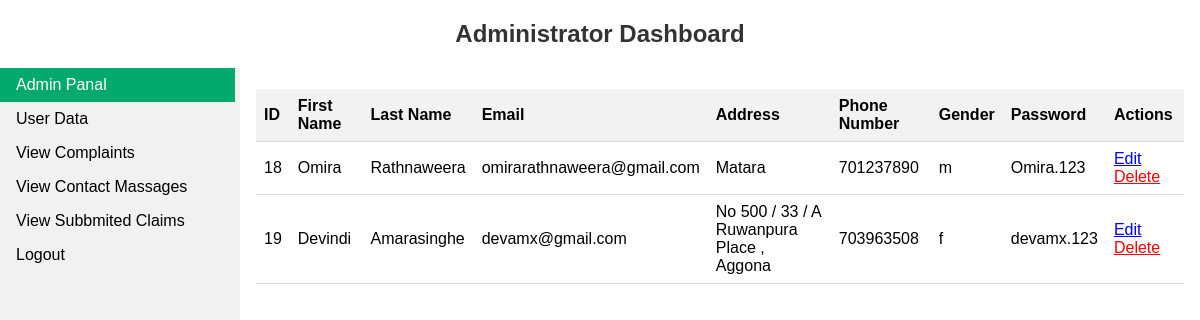
The app's page /admindashboard.php with its own data.
### tables this page shows
CREATE TABLE `users` (
  `id` int(11) NOT NULL,
  `first_name` varchar(50) NOT NULL,
  `last_name` varchar(50) NOT NULL,
  `email` varchar(75) NOT NULL,
  `address` text NOT NULL,
  `phone_number` bigint(10) NOT NULL,
  `gender` enum('m','f') NOT NULL,
  `password` varchar(20) NOT NULL
);

### admindashboard.php (the view, shortened to what this page needs)
<?php
include("con_db.php");
$query = "SELECT * FROM users";
$result = mysqli_query($con, $query);
if (mysqli_num_rows($result) > 0) {
    ?>
    <!DOCTYPE html>
    <html>
    <head>
        <link rel="stylesheet" href="css/admindashboard.css" type="text/css">
    </head>
    <body>
    <h2 style="text-align:center;">Administrator Dashboard</h2>
    <ul>
        <li><a class="active" href="#home">Admin Panal</a></li>
        <li><a href="admindashboard.php">User Data</a></li>
        <li><a href="admin_complaints.php">View Complaints</a></li>
        <li><a href="admin_view_contact.php">View Contact Massages</a></li>
        <li><a href="admin_view_claims.php">View Subbmited Claims</a></li>
        <li><a href="logout.php" style="text-decoration: none;">Logout</a></li>
    </ul>
    <div style="margin-left:20%;padding:1px 16px;height:1000px;">
    <table>
        <tr>
            <th>ID</th>
            <th>First Name</th>
            <th>Last Name</th>
            <th>Email</th>
            <th>Address</th>
            <th>Phone Number</th>
            <th>Gender</th>
            <th>Password</th>
            <th>Actions</th>
        </tr>
        <?php
        while ($row = mysqli_fetch_assoc($result)) {
            ?>
            <tr>
                <td><?php echo $row['id']; ?></td>
                <td><?php echo $row['first_name']; ?></td>
                <td><?php echo $row['last_name']; ?></td>
                <td><?php echo $row['email']; ?></td>
                <td><?php echo $row['address']; ?></td>
                <td><?php echo $row['phone_number']; ?></td>
                <td><?php echo $row['gender']; ?></td>
                <td><?php echo $row['password']; ?></td>
                <td>
                    <a class="edit-link" href="admin_edit_user.php?id=<?php echo $row['id']; ?>">Edit</a>
                    <a class="delete-link" href="admin_delete_user.php?id=<?php echo $row['id']; ?>" onclick="return confirm('Are you sure you want to delete this user?')">Delete</a>
                </td>
            </tr>
            <?php
        }
        ?>
    </table>
    </div>
    </body>
    </html>
<?php
} else {
    echo 'No users found.';
}
?>

### css/admindashboard.css (style rules this page uses)
body { font-family: Arial, sans-serif; }
h2 { color: #333; }
table { width: 100%; border-collapse: collapse; margin-top: 20px; }
th, td { padding: 8px; text-align: left; border-bottom: 1px solid #ddd; }
th { background-color: #f2f2f2; }
a { margin-right: 5px; }
.delete-link { color: red; }
.edit-link { color: blue; }
body { margin: 0; }
ul { list-style-type: none; margin: 0; padding: 0; width: 20%; background-color: #f1f1f1; position: fixed; height: 100%; overflow: auto; }
li a { display: block; color: #000; padding: 8px 16px; text-decoration: none; }
li a.active { background-color: #04AA6D; color: white; }

### records on screen
users: id "18", first_name "Omira", last_name "Rathnaweera", email "omirarathnaweera@gmail.com", address "Matara", phone_number "701237890", gender "m", password "Omira.123"
users: id "19", first_name "Devindi", last_name "Amarasinghe", email "devamx@gmail.com", address "No 500 / 33 / A Ruwanpura Place , Aggona", phone_number "703963508", gender "f", password "devamx.123"
